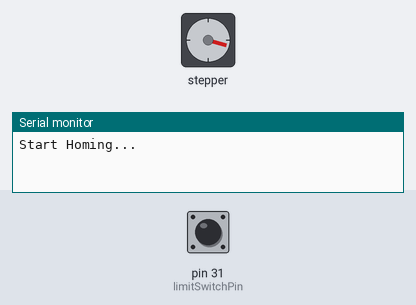
Simulated run of this sketch. Board: Arduino Mega 2560, built with avr-gcc and run on an emulated ATmega2560. On the bench: stepper motor, the last lines printed to the serial monitor. The test bench sets the inputs (shaded band); at power-on: pin 31 (limitSwitchPin) HIGH. Stepper angles assume 200 steps per turn.

Above: at 1.25 s.
1.3 s: pin 31 (limitSwitchPin) pulled LOW for 0.15 s
At 2.3 s:
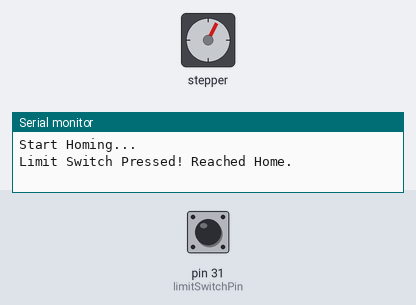
7.4 s: pin 31 (limitSwitchPin) pulled LOW for 1 s
At 8.1 s:
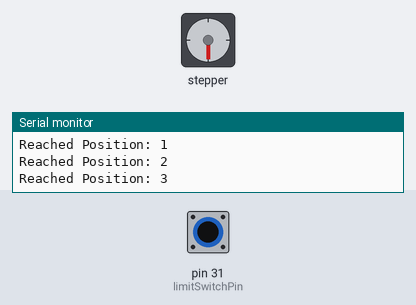
Timing chart, 0 to 22.9 s (numbered marks = the images above; inputs shaded):
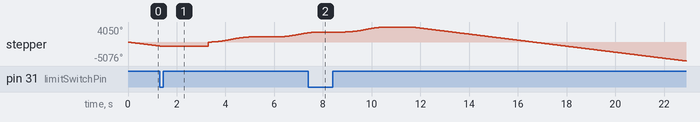

The sketch:

LimitTest.ino
```cpp
#include <AccelStepper.h>

// กำหนดขา Stepper (ใช้ขาที่สามารถเป็น OUTPUT ได้จริงๆ)
const int stepPin = 35;
const int dirPin = 34;
// กำหนดขาสำหรับ Limit Switch
const int limitSwitchPin = 31;

AccelStepper stepper(1, stepPin, dirPin);

// กำหนดระยะทั้ง 4 ตำแหน่ง (หน่วยเป็น Step นับจากจุดที่ชนลิมิตสวิตซ์)
// *สามารถปรับตัวเลขเหล่านี้ให้เข้ากับระยะรางจริงได้*
long positions[4] = {0, 780, 750*2, 750*3};
int currentPosIndex = 0;

// ตัวแปรสถานะการทำงาน (State)
// 0 = Homing (วิ่งหาลิมิตสวิตซ์)
// 1 = กำลังเคลื่อนที่ไปตาม 4 ตำแหน่ง
// 2 = ครบ 4 ตำแหน่งแล้ว ถอยกลับมาหาลิมิตสวิตซ์
int state = 0;

void setup() {
  Serial.begin(115200);
  pinMode(limitSwitchPin, INPUT);

  // บังคับขา Stepper ให้เป็น OUTPUT และส่งสัญญาณ LOW เพื่อปิดการทำงานชั่วคราว
  pinMode(34, OUTPUT);
  pinMode(35, OUTPUT);
  //  digitalWrite(34, LOW);
  //  digitalWrite(35, LOW);

  stepper.setMaxSpeed(2000);
  stepper.setAcceleration(1000);

  Serial.println("Start Homing...");
}

void loop() {
  //  int x = digitalRead(limitSwitchPin);
  //  Serial.println(x);
  switch (state) {

    // สถานะ 0 และ 2: การวิ่งกลับไปชน Limit Switch (Homing / Return)
    case 0:
    case 2:
      // เช็คว่าลิมิตสวิตซ์ถูกกดหรือยัง (LOW = ถูกกด)
      if (digitalRead(limitSwitchPin) == LOW) {
        stepper.setCurrentPosition(0); // เซ็ตตำแหน่งนี้ให้เป็นจุดเริ่มต้น (0)
        stepper.stop();                // สั่งหยุดมอเตอร์

        Serial.println("Limit Switch Pressed! Reached Home.");
        delay(1000); // หน่วงเวลา 1 วินาทีก่อนเริ่มสเตปถัดไป

        // เมื่อชนสวิตซ์แล้ว ให้เริ่มทำงานเลื่อนไป 4 ตำแหน่ง
        state = 1;
        currentPosIndex = 0;
        stepper.moveTo(positions[currentPosIndex]); // สั่งให้เตรียมวิ่งไปตำแหน่งที่ 1

      } else {
        // ถ้ายะงไม่ชนสวิตซ์ ให้มอเตอร์หมุนถอยหลังด้วยความเร็วคงที่
        stepper.setSpeed(-500); // ค่าติดลบ = หมุนกลับ
        stepper.runSpeed();     // ใช้ runSpeed() เพราะต้องการให้วิ่งด้วยความเร็วคงที่
      }
      break;

    // สถานะ 1: เลื่อนไป 4 ตำแหน่ง
    case 1:
      // เช็คว่ามอเตอร์วิ่งถึงตำแหน่งที่สั่งไว้ (distanceToGo = 0)
      if (stepper.distanceToGo() == 0) {
        Serial.print("Reached Position: ");
        Serial.println(currentPosIndex + 1);

        delay(1000); // หยุดพักทำงานที่ตำแหน่งนี้ 1 วินาที (ปรับหรือเอาออกได้ตามระบบงานจริง)

        currentPosIndex++; // เพิ่มค่า Index เพื่อเตรียมไปตำแหน่งถัดไป

        if (currentPosIndex < 4) {
          // ถ้ายังไม่ครบ 4 ตำแหน่ง ให้สั่งวิ่งไปตำแหน่งถัดไป
          stepper.moveTo(positions[currentPosIndex]);
        } else {
          // ถ้าครบ 4 ตำแหน่งแล้ว ให้เปลี่ยนสถานะถอยกลับ
          Serial.println("Completed 4 positions. Returning back...");
          state = 2;
        }
      }

      stepper.run(); // ใช้ run() คู่กับ moveTo() เพื่อให้มอเตอร์มีอัตราเร่ง (Acceleration)
      break;
  }
}
```
